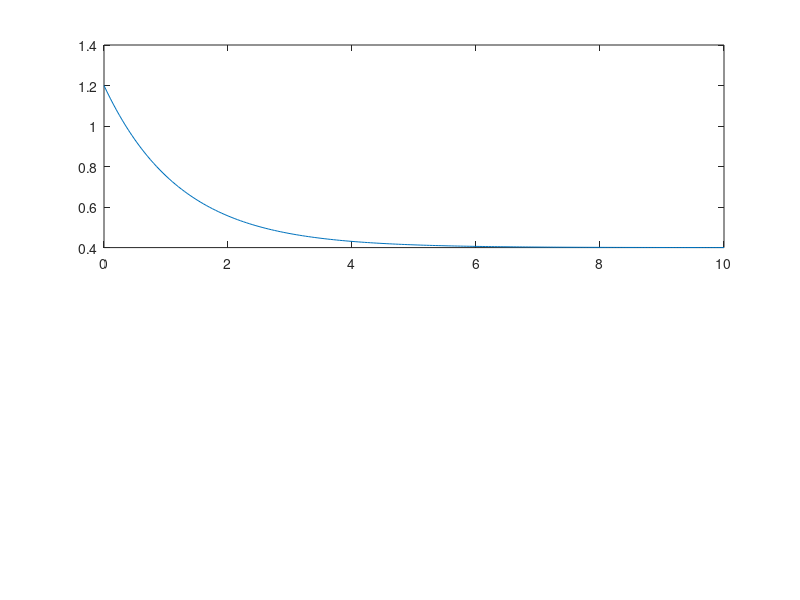

Write MATLAB code to recreate this figure. (Note: this script raises an error after producing the figure.)
% Parameters
T = 0.05;                 % sampling period [s]
k_p = 0.8;                % proportional gain
d_safe = 0.4;             % safe distance [m]
N = 200;                  % number of steps
d = zeros(1, N+1);        % distance trajectory
u = zeros(1, N);          % control input

% Initial condition (safe)
d(1) = 1.2;

for k = 1:N
    if d(k) >= d_safe
        u(k) = k_p * (d(k) - d_safe);
    else
        u(k) = 0.0;
    end
    d(k+1) = d(k) - T * u(k);
end

% Plot results
k = 0:N;
figure; subplot(2,1,1);
plot(k*T, d);
hold on; yline(d_safe, '--');
xlabel('time [s]'); ylabel('distance d_k [m]');
legend('d_k', 'd_{safe}', 'Location', 'best');
grid on;

subplot(2,1,2);
stairs(k(1:end-1)*T, u);
xlabel('time [s]'); ylabel('velocity command u_k [m/s]');
grid on;
      
